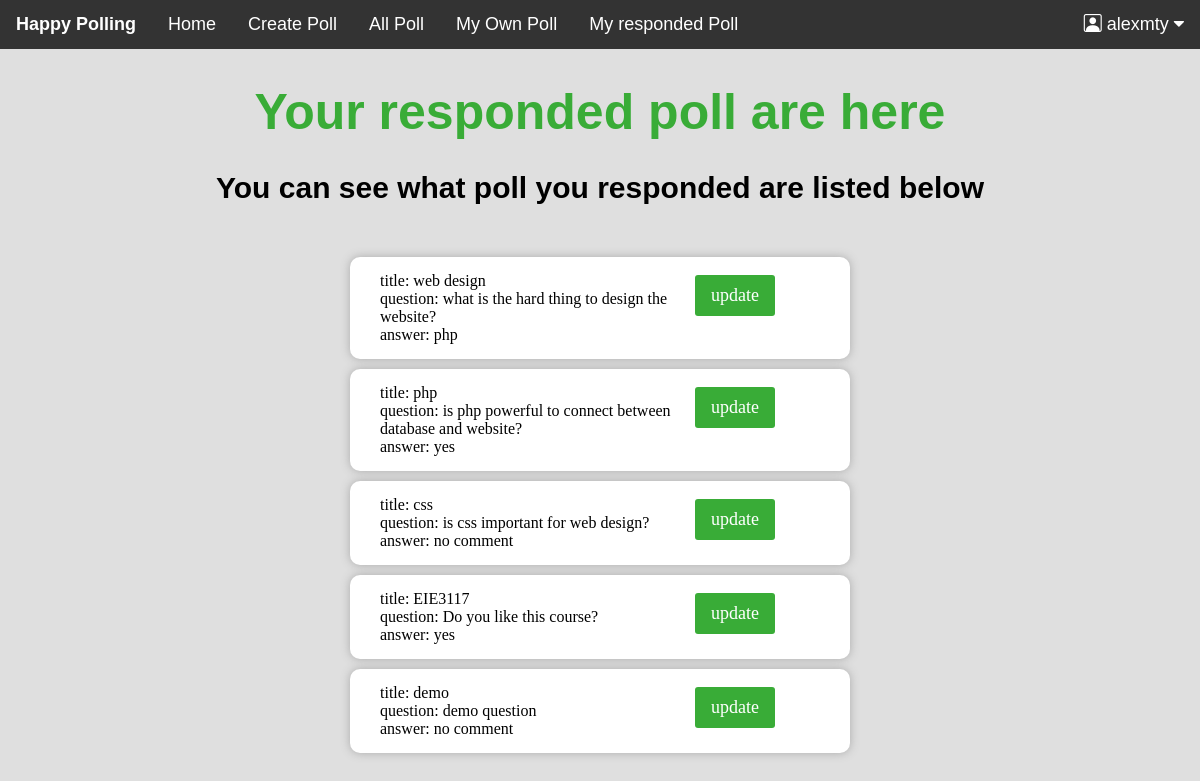
Page /mypoll.php (signed in) on the committed database.
### tables this page shows
CREATE TABLE `record` (
  `rid` int(100) NOT NULL,
  `eid` int(100) NOT NULL,
  `aid` int(100) NOT NULL,
  `uid` int(100) NOT NULL
);

### mypoll.php (the view, shortened to what this page needs)
<?php
require_once "header.php";
?>
<!DOCTYPE html>
<html>
<head>
  <link rel="stylesheet" href="https://cdnjs.cloudflare.com/ajax/libs/font-awesome/4.7.0/css/font-awesome.min.css">
  <link href="css/allpoll.css" rel="stylesheet">
  <link href="css/mypoll.css" rel="stylesheet">
  <link rel="stylesheet" href="https://cdn.jsdelivr.net/npm/bootstrap-icons@1.8.1/font/bootstrap-icons.css">
</head>
<body style="background-color: #DFDFDF;">
  <div class="apdiv" style="background-color: #DFDFDF;">
    <h1>Your responded poll are here</h1>
    <h2>You can see what poll you responded are listed below</h2>
    <br>
  </div>
  <?php
  $stmt = $pdo->prepare("SELECT `rid`, `eid`, `aid`, `uid`, (SELECT `content` FROM `answer` WHERE answer.aid = record.aid) as answer, (SELECT `title` FROM `events` WHERE events.eid = record.eid) as title, (SELECT `question` FROM `events` WHERE events.eid = record.eid) as question FROM `record` WHERE uid = ?;");
  $stmt->bindParam(1, $_SESSION['uid'], PDO::PARAM_INT);
  $stmt->execute();
  $stmt->setFetchMode(PDO::FETCH_ASSOC);
  $data = $stmt->fetchAll(PDO::FETCH_ASSOC);
  foreach ($data as $row) {
    print(' <div class="apbox">
              <div class="apboxcon"  style="background-color: white;">
                <div class="apboxdiv"  style="width: 440px; background-color: white;">
                        <div style="width: max-content; height: max-content; float: right;">
                          <a class="apbtn" href="update.php?eid=' . $row['eid'] . '">update</a>
                        </div>
                        <div style="width: 400px;">
                            title: ' . $row['title'] . ' <br>
                            <div >question: ' . $row['question'] . '<br>
                            answer: ' . $row['answer'] . '
                            </div>
                        </div>
                </div>
              </div>
            </div>
          ');
  }
  ?>
</body>
</html>

### css/events.css (style rules this page uses)
* { box-sizing: border-box; }
body { margin: 0; }
h1 { margin-bottom: 30px; margin-left: auto; margin-right: auto; font: bold 50px "SlidoSansFont", "SlidoSansFont-fallback", verdana, arial, sans-serif; }

### css/allpoll.css (style rules this page uses)
body { margin: 0; -webkit-background-size: cover; -moz-background-size: cover; -o-background-size: cover; background-size: cover; padding: 0px; }
.apdiv { text-align: center; margin: 0 auto; background-color: rgb(255, 255, 255); width: max-content; }
.apdiv h1 { color: #39ac37; font-size: 50px; margin-top: 0px; padding-top: 33.5px; }
.apdiv h2 { font-size: 30px; font-family: SlidoSans, helvetica, arial, sans-serif; }
.apbox { flex-direction: column; align-items: center; width: 100%; margin-top: 0%; }
a { text-decoration: none; cursor: pointer; }
.apboxcon { margin: 0 auto; width: 500px; box-shadow: 0 0 10px #AAAAAA; border-radius: 10px; }
.apboxdiv { margin: 10px 0px 10px 10px; width: max-content; padding: 15px 20px; }
.apbtn { float: right; font-size: 18px; color: white; background-color: #39ac37; text-align: center; padding: 10px 16px; margin: 3px 5px 3px 5px; border-radius: 3px; }

### rows in the picture
record: title "web design", question "what is the hard thing to design the website?", answer "php"
record: title "php", question "is php powerful to connect between database and website?", answer "yes"
record: title "css", question "is css important for web design?", answer "no comment"
record: title "EIE3117", question "Do you like this course?", answer "yes"
record: title "demo", question "demo question", answer "no comment"

### other values in the picture
$_SESSION['username'] "alexmty"
